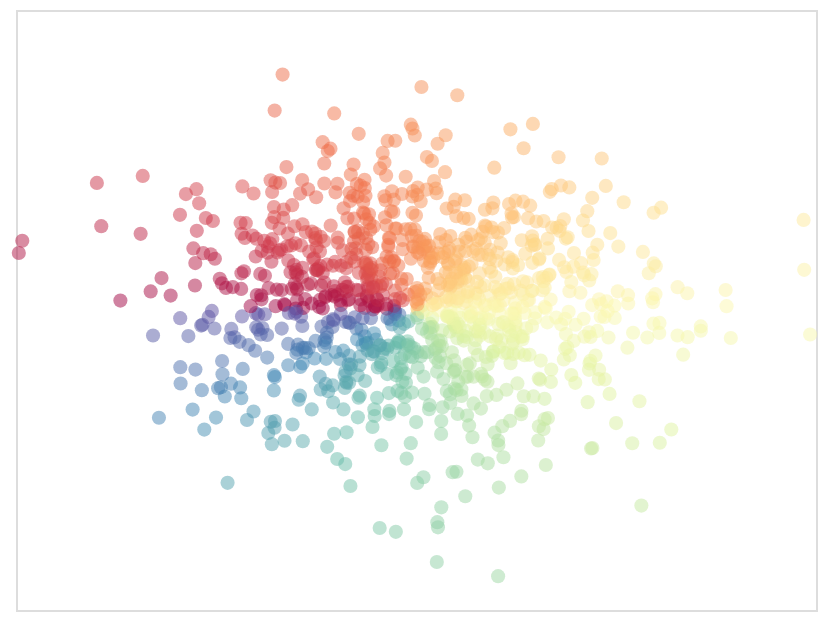

Notebook code cell kept with this figure:
### Code cell
# Create Data
n = 1024
x = np.random.normal(0, 1, n)
y = np.random.normal(0, 1, n)
angle = np.arctan2(y,x)
df = pd.DataFrame({'x':x, 'y':y, 'angle':angle})

# Make Chart
chart = alt.Chart(df)
color_encoding = alt.Color('angle:Q', legend=None, 
                           scale=alt.Scale(domain=[np.pi, -np.pi], 
                                           scheme='spectral'))
chart.mark_circle(opacity=0.5, size=50).encode(color_encoding, 
                                               x=alt.X('x', axis=None), 
                                               y=alt.Y('y', axis=None))

### Figure 1 — Vega-Lite specification as saved in the notebook (floating-point values rounded to 4 significant figures; data arrays with more than 128 entries replaced by an {"elided": "..."} marker saying what was removed)
{"$schema": "https://vega.github.io/schema/vega-lite/v2.4.1.json", "config": {"view": {"height": 300, "width": 400}}, "data": {"values": {"elided": "1024 records"}}, "encoding": {"color": {"field": "angle", "legend": null, "scale": {"domain": [3.142, -3.142], "scheme": "spectral"}, "type": "quantitative"}, "x": {"axis": null, "field": "x", "type": "quantitative"}, "y": {"axis": null, "field": "y", "type": "quantitative"}}, "mark": {"opacity": 0.5, "size": 50, "type": "circle"}}
